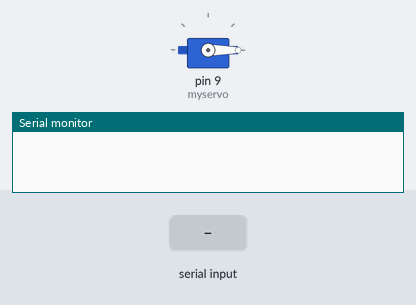
A sketch run on a simulated Arduino Uno, built with avr-gcc and run on an emulated ATmega328P. Shown: servo, the last lines printed to the serial monitor. The test bench sets the inputs (shaded band).

Above: at 1.2 s.
1.3 s: byte 30 received over Serial
At 2.0 s:
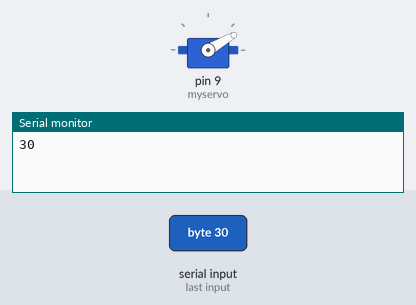
2.8 s: byte 90 received over Serial
At 3.2 s:
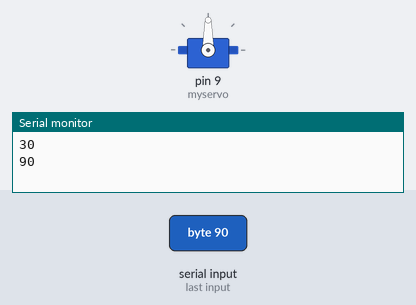
4.3 s: byte 120 received over Serial
At 5.5 s:
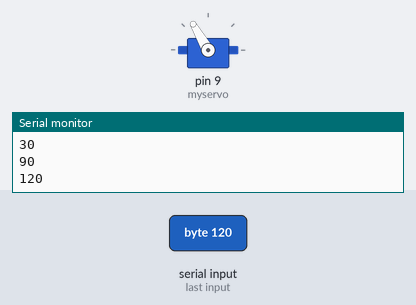
Timing chart, 0 to 7.3 s (numbered marks = the images above; inputs shaded):
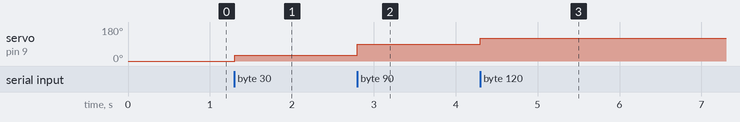

The sketch:

MatlabArduinoServo.ino
```cpp
#include <Servo.h>

Servo myservo;  // create servo object to control a servo


void setup() {
 Serial.begin(9600);
  myservo.attach(9);  // attaches the servo on pin 9 to the servo object
  myservo.write(0);
}

void loop()
{

  if(Serial.available() > 0)
  {
    int servoSet = Serial.read();
    if(servoSet >= 0 && servoSet <= 180)
    {
       myservo.write(servoSet);
      delay(15);
    }
    Serial.println(servoSet);
  }


}
```

Measured:
- after the input at 1.3 s, servo on pin 9 (myservo): 0° → 30° at once
- after the input at 2.8 s, servo on pin 9 (myservo): 30° → 90° at once
- after the input at 4.3 s, servo on pin 9 (myservo): 90° → 120° at once
